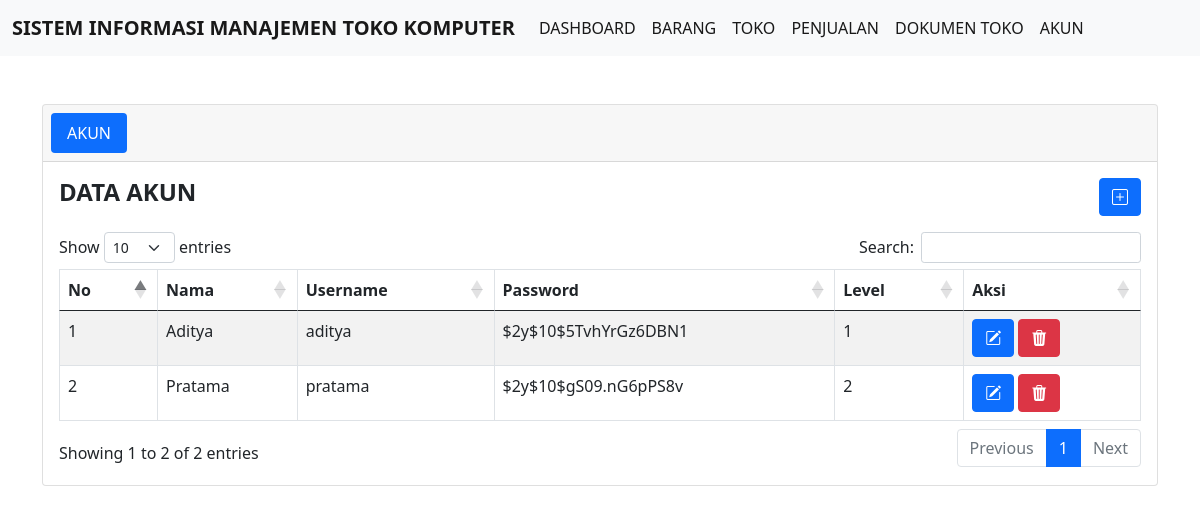
/data_akun.php, run on the app's committed database.
### tables this page shows
CREATE TABLE `tb_akun` (
  `id_akun` int(20) NOT NULL,
  `nama_akun` varchar(20) NOT NULL,
  `username` varchar(20) NOT NULL,
  `password` varchar(20) NOT NULL,
  `level` varchar(2) NOT NULL
);

### config/controller.php (called while the page is built, shortened)
<?php
function select($query)
{
    global $db;
    $result = mysqli_query($db, $query);
    $rows = [];
    while ($row = mysqli_fetch_assoc($result)) {
        $rows[] = $row;
    }
    return $rows;
}

### data_akun.php (the view, shortened to what this page needs)
<?php
include 'layout/header.php';
$data_akun = select("SELECT * FROM tb_akun");
?>
<div class="container">
    <div class="card mt-5 mb-5">
        <div class="card-header">
            <ul class="nav nav-pills card-header-pills">
                <li class="nav-item">
                    <a class="nav-link active" href="data_penjualan.php">AKUN</a>
                </li>
            </ul>
        </div>
        <div class="card-body">
            <div class="row mb-3">
                <div class="col">
                    <h4><b>DATA AKUN</b></h4>
                </div>
                <div class="col">
                    <a class="btn btn-primary" style="float : right;" data-bs-toggle="modal" data-bs-target="#modaltambah"><i class="bi bi-plus-square"></i></i></a>
                </div>
            </div>
            <table class="table table-bordered table-striped" id="tables">
                <thead>
                    <tr>
                        <th>No</th>
                        <th>Nama</th>
                        <th>Username</th>
                        <th>Password</th>
                        <th>Level</th>
                        <th>Aksi</th>
                    </tr>
                </thead>
                <tbody>
                    <?php $nomor = 1; ?>
                    <?php foreach ($data_akun as $akun) : ?>
                        <tr>
                            <td> <?= $nomor++; ?> </td>
                            <td> <?= $akun['nama_akun']; ?> </td>
                            <td> <?= $akun['username']; ?> </td>
                            <td> <?= $akun['password']; ?> </td>
                            <td> <?= $akun['level']; ?> </td>
                            <td>
                                <button type="button" class="btn btn-primary" data-bs-toggle="modal" data-bs-target="#modalubah<?= $akun['id_akun']; ?>"><i class="bi bi-pencil-square"></i></button>
                                <button type="button" class="btn btn-danger" data-bs-toggle="modal" data-bs-target="#modalhapus<?= $akun['id_akun']; ?>"><i class="bi bi-trash3-fill"></i></button>
                            </td>
                        </tr>
                    <?php endforeach; ?>
                </tbody>
            </table>
        </div>
    </div>
</div>
<?php
include 'layout/footer.php';
?>

### data on the page
tb_akun: nama_akun "Aditya", username "aditya", password "$2y$10$5TvhYrGz6DBN1", level "1"
tb_akun: nama_akun "Pratama", username "pratama", password "$2y$10$gS09.nG6pPS8v", level "2"
